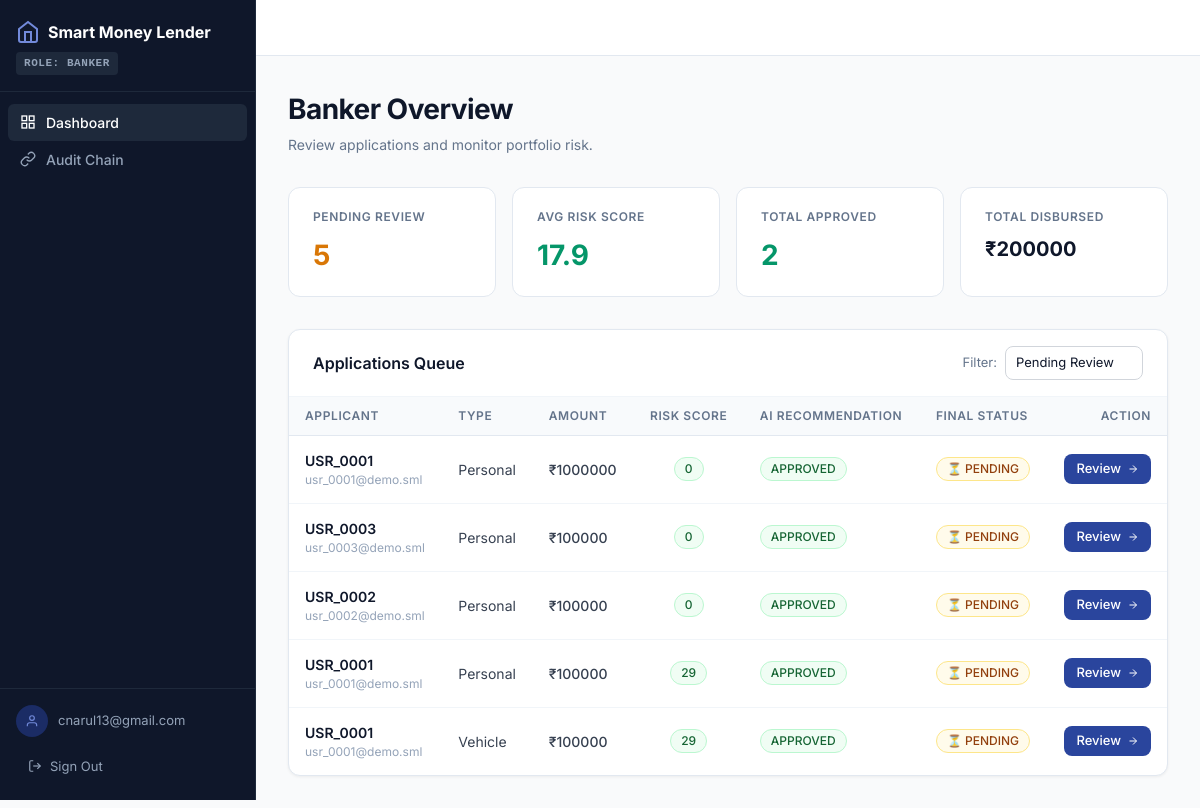
/banker/ (signed in), run on an earlier commit of the app's database.
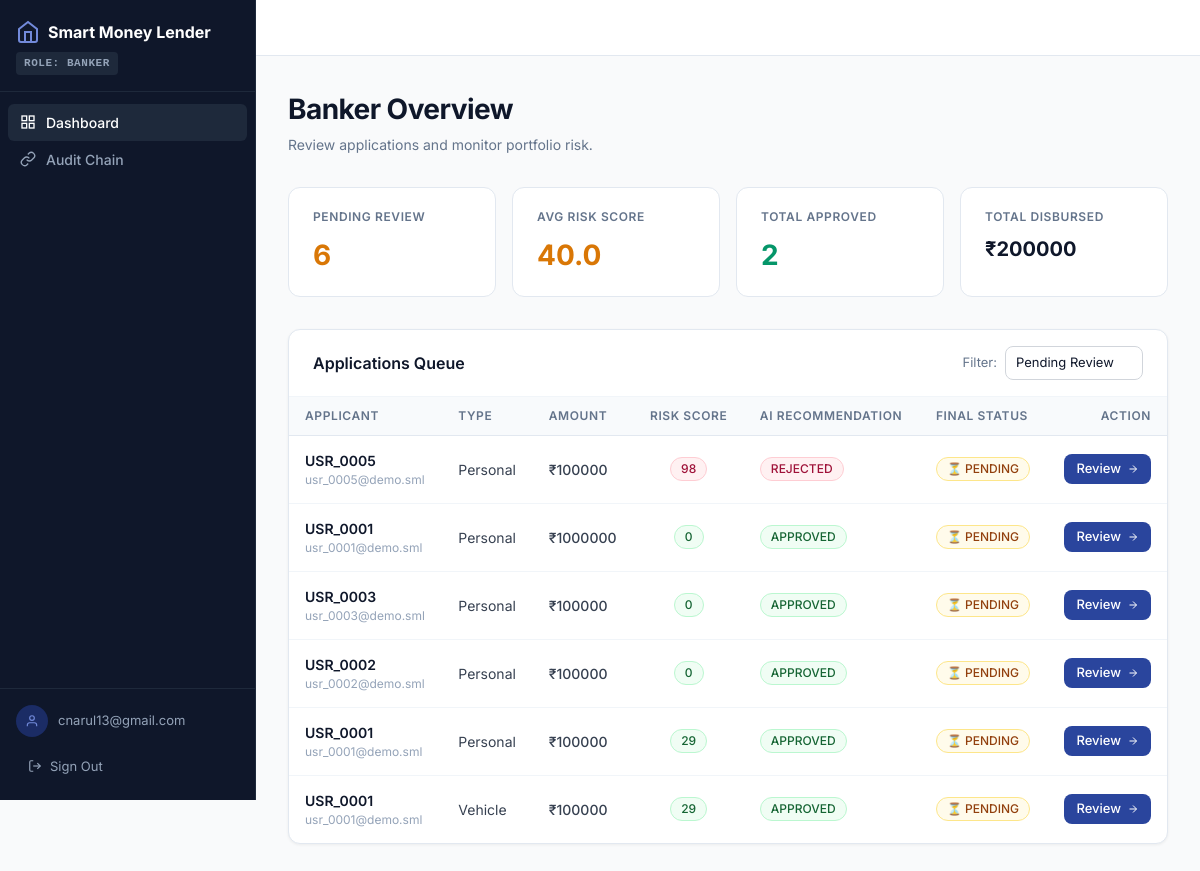
And on a later commit of the database.
### loans/models.py (models this page shows, shortened)
class LoanApplication(models.Model):
    LOAN_TYPE_CHOICES = [
        ('personal', 'Personal Loan'),
        ('vehicle',  'Vehicle Loan'),
    ]
    DECISION_CHOICES = [
        ('pending',  'Pending'),
        ('approved', 'Approved'),
        ('rejected', 'Rejected'),
    ]
    user = models.ForeignKey(User, on_delete=models.CASCADE, related_name='applications')
    loan_type          = models.CharField(max_length=20, choices=LOAN_TYPE_CHOICES)
    loan_amount_rupees = models.FloatField()
    tenure_months      = models.IntegerField()
    vehicle_purpose    = models.CharField(max_length=255, blank=True, null=True)
    annual_income_rupees    = models.FloatField(default=0)
    monthly_expenses_rupees = models.FloatField(default=0)
    employment_type         = models.CharField(max_length=30, default='salaried')
    existing_loans_count    = models.IntegerField(default=0)
    existing_emi_rupees     = models.FloatField(default=0)
    credit_score            = models.IntegerField(default=0)
    ai_decision                  = models.CharField(max_length=20, choices=DECISION_CHOICES, default='pending')
    risk_score                   = models.FloatField(default=50)
    user_explanation             = models.TextField(default='')
    shap_factors_json            = models.TextField(default='[]')
    improvement_suggestions_json = models.TextField(default='[]')
    fairness_check_passed        = models.BooleanField(default=True)
    fairness_note                = models.TextField(blank=True, null=True)
    feature_values_json          = models.TextField(default='{}', blank=True)
    kyc_document   = models.FileField(upload_to='loan_docs/%Y/%m/%d', null=True, blank=True)
    address_proof  = models.FileField(upload_to='loan_docs/%Y/%m/%d', null=True, blank=True)
    income_proof   = models.FileField(upload_to='loan_docs/%Y/%m/%d', null=True, blank=True)
    banker_decision    = models.CharField(max_length=20, choices=DECISION_CHOICES, blank=True, null=True)
    banker_note        = models.TextField(blank=True, null=True)
    banker_reviewed_at = models.DateTimeField(blank=True, null=True)
    banker             = models.ForeignKey(
        User, on_delete=models.SET_NULL, null=True, blank=True,
        related_name='reviewed_applications'
    )
    final_status = models.CharField(max_length=20, choices=DECISION_CHOICES, default='pending')
    previous_hash = models.CharField(max_length=64, default='0' * 64)
    current_hash  = models.CharField(max_length=64, default='')
    created_at = models.DateTimeField(auto_now_add=True)
    updated_at = models.DateTimeField(auto_now=True)
    class Meta:
        ordering = ['-created_at']

### loans/views.py (the view)
# urls.py: path('banker/', views.banker_dashboard, name='banker_dashboard'),
@login_required
def banker_dashboard(request):
    if get_role(request.user) != 'banker':
        return redirect('home')
    status_filter = request.GET.get('status', 'pending')
    all_apps = LoanApplication.objects.all()
    if status_filter == 'pending':
        apps = all_apps.filter(banker_decision='pending')
    elif status_filter == 'approved':
        apps = all_apps.filter(banker_decision='approved')
    elif status_filter == 'rejected':
        apps = all_apps.filter(banker_decision='rejected')
    else:
        apps = all_apps
    stats = {
        'pending_review':  all_apps.filter(banker_decision='pending').count(),
        'avg_risk':        round(all_apps.aggregate(avg=Avg('risk_score'))['avg'] or 0, 1),
        'total_approved':  all_apps.filter(banker_decision='approved').count(),
        'total_disbursed': all_apps.filter(banker_decision='approved').aggregate(
            total=Sum('loan_amount_rupees'))['total'] or 0,
    }
    return render(request, 'loans/banker_dashboard.html', {
        'apps':          apps,
        'stats':         stats,
        'status_filter': status_filter,
    })

### loans/views.py (called while the page is built)
def get_role(user):
    try:
        return user.profile.role
    except Exception:
        return 'user'

### templates/loans/banker_dashboard.html (shortened to what the changed rows need)
{% extends 'loans/base.html' %}
{% block content %}
<div style="display:flex;flex-direction:column;gap:32px;">
  <div>
    <h1 style="font-size:28px;font-weight:700;color:#0f172a;letter-spacing:-.02em;">Banker Overview</h1>
  </div>
  <div style="display:grid;grid-template-columns:repeat(auto-fit,minmax(160px,1fr));gap:16px;">
    <div class="stat-card">
      <div class="stat-label">Pending Review</div>
      <div class="stat-value" style="color:#d97706;">{{ stats.pending_review }}</div>
    </div>
    <div class="stat-card">
      <div class="stat-label">Avg Risk Score</div>
      <div class="stat-value" style="color:{% if stats.avg_risk > 60 %}#e11d48{% elif stats.avg_risk > 30 %}#d97706{% else %}#059669{% endif %};">{{ stats.avg_risk }}</div>
    </div>
  </div>
  <div class="card" style="overflow:hidden;">
    {% if apps %}
    <div style="overflow-x:auto;">
      <table class="data-table">
        <thead>
          <tr>
            <th>Applicant</th>
            <th>Type</th>
            <th>Amount</th>
            <th style="text-align:center;">Risk Score</th>
            <th>AI Recommendation</th>
            <th>Final Status</th>
            <th style="text-align:right;">Action</th>
          </tr>
        </thead>
        <tbody>
          {% for app in apps %}
          <tr>
            <td>
              <div style="font-weight:600;color:#0f172a;">{{ app.user.get_full_name|default:app.user.username }}</div>
              <div style="font-size:12px;color:#94a3b8;">{{ app.user.email }}</div>
            </td>
            <td style="text-transform:capitalize;">{{ app.loan_type }}</td>
            <td style="font-weight:500;">₹{{ app.loan_amount_rupees|floatformat:0 }}</td>
            <td style="text-align:center;">
              <span class="badge {% if app.risk_score < 30 %}badge-approved{% elif app.risk_score < 60 %}badge-pending{% else %}badge-rejected{% endif %}">
                {{ app.risk_score|floatformat:0 }}
              </span>
            </td>
            <td>
              <span class="badge {% if app.ai_decision == 'approved' %}badge-approved{% else %}badge-rejected{% endif %}">
                {{ app.ai_decision|upper }}
              </span>
            </td>
            <td>
              <span class="badge {% if app.final_status == 'approved' %}badge-approved{% elif app.final_status == 'rejected' %}badge-rejected{% else %}badge-pending{% endif %}">
                {% if app.final_status == 'approved' %}✓{% elif app.final_status == 'rejected' %}✕{% else %}⏳{% endif %}
                {{ app.final_status|upper }}
              </span>
            </td>
            <td style="text-align:right;">
              <a href="{% url 'banker_loan_detail' app.pk %}" class="btn btn-sm {% if app.final_status == 'pending' %}btn-primary{% else %}btn-outline{% endif %}">
                {% if app.final_status == 'pending' %}Review{% else %}View{% endif %}
                <svg width="12" height="12" viewBox="0 0 24 24" fill="none" stroke="currentColor" stroke-width="2"><line x1="5" y1="12" x2="19" y2="12"/><polyline points="12 5 19 12 12 19"/></svg>
              </a>
            </td>
          </tr>
          {% endfor %}
        </tbody>
      </table>
    </div>
    {% else %}
    <div style="padding:64px 24px;text-align:center;color:#94a3b8;font-size:14px;">
      No applications found for the selected status.
    </div>
    {% endif %}
  </div>
</div>
{% endblock %}

What changed in the data, as far as the page shows it:
added LoanApplication: user.get_full_name "USR_0005", user.email "usr_0005@demo.sml", loan_type "Personal", loan_amount_rupees "100000", risk_score "98", ai_decision "REJECTED", final_status "PENDING", shows "Review"
Also different on the page:
{{ stats.pending_review }}: "5" → "6"
{{ stats.avg_risk }}: "17.9" → "40.0"
